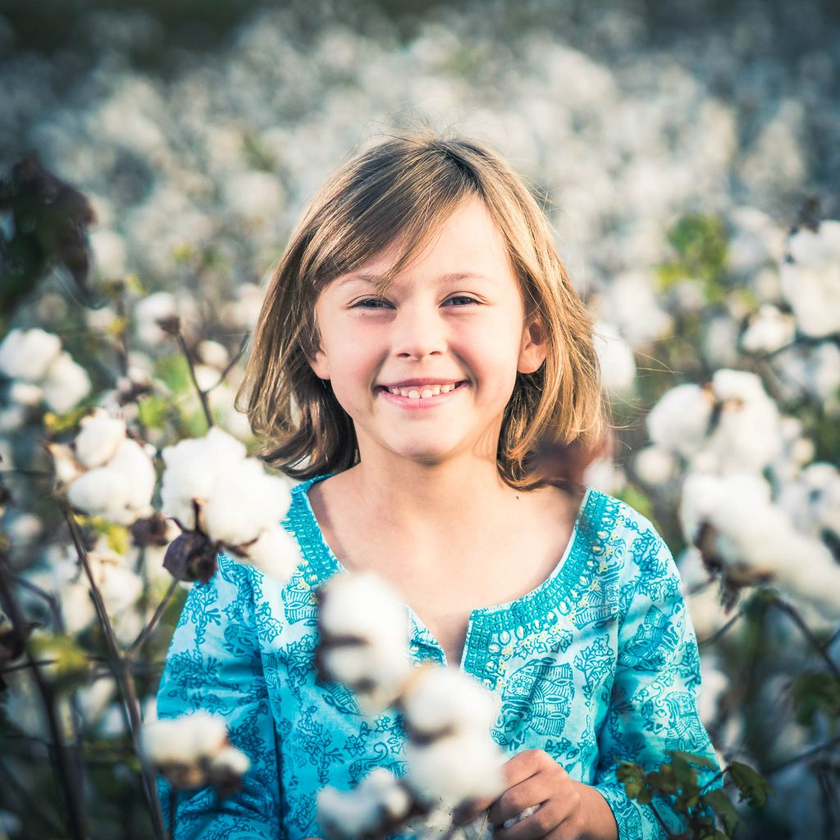
#> input picture img_6.png, 840 x 840 px, shrunk from 1024 x 1024 before the run
$ python testv3.py
#> lines starting #> are read from the running program, lines starting #| are printed output that depends on the picture; after the words box and inside, x2 and y2 are one past the last pixel; in counts of white or black regions, pixels touching at a corner belong together
import cv2
import numpy as np

face_cascade = cv2.CascadeClassifier('haarcascade_frontalface_default.xml')
eye_cascade = cv2.CascadeClassifier('haarcascade_eye.xml')

test_cases = ['img_6.png', 'example.jpg', 'face.jpg']

img = cv2.imread(test_cases[0])
#> img is the input picture: shape (840, 840, 3); mean B, G, R 146.1, 152.7, 140.6

gray = cv2.cvtColor(img, cv2.COLOR_BGR2GRAY)
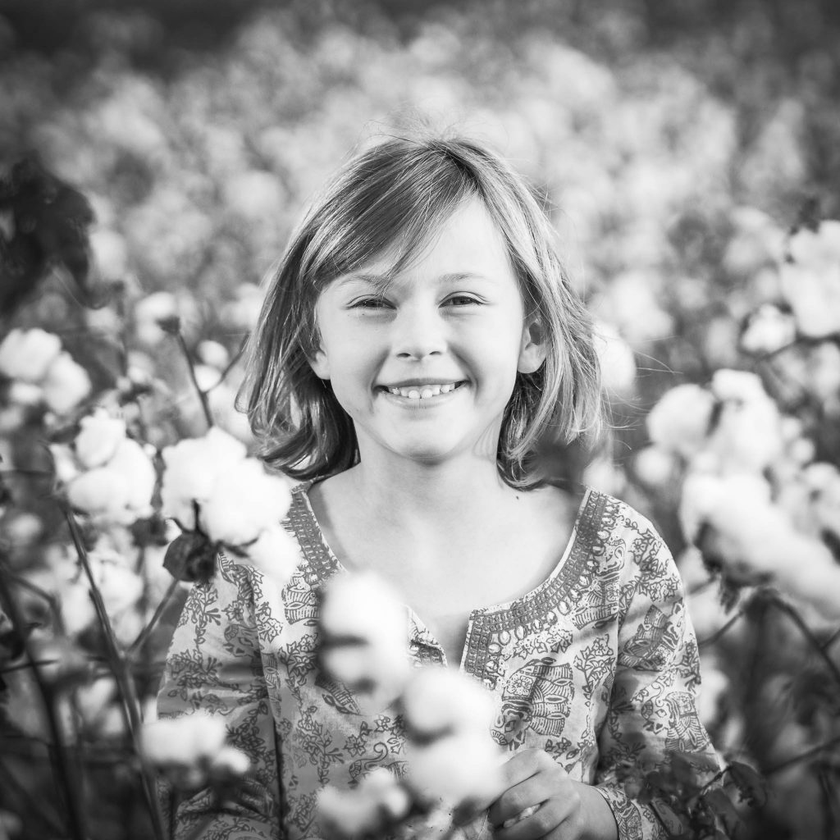
#> gray: shape (840, 840); min 5, max 254, mean 148.3

faces = face_cascade.detectMultiScale(gray, 1.3, 5)
#> faces = [[294, 204, 242, 242]]

print(len(faces))
#| 1

i = 0
for (x,y,w,h) in faces:
	cv2.rectangle(img, (x, y), (x+w, y+h), (255,0,0), 2)
	i = i + 1
	cv2.putText(img, ('Face_%03d' % i), (x, y - 10), cv2.FONT_HERSHEY_SIMPLEX, 0.6, (0,0,255), 1, cv2.LINE_AA)
	roi_gray = gray[y:y+h, x:x+w]
	roi_color = img[y:y+h, x:x+w]
	eyes = eye_cascade.detectMultiScale(roi_gray)
	for (ex,ey,ew,eh) in eyes:
		cv2.rectangle(roi_color, (ex, ey), (ex+ew, ey+eh), (0, 255, 0), 2)
#> this loop made 1 pass
#> (x, y, w, h, i) on pass 1: (294, 204, 242, 242, 1)
#> pass 1, `roi_gray = gray[y:y+h, x:x+w]`:
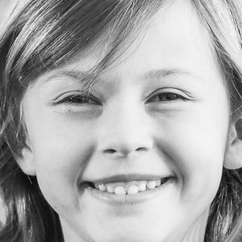
#> roi_gray: shape (242, 242); min 6, max 249, mean 169
#> pass 1, `roi_color = img[y:y+h, x:x+w]`:
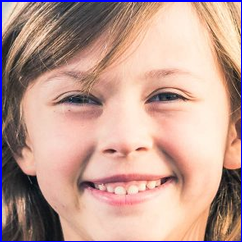
#> roi_color: shape (242, 242, 3); mean B, G, R 146.6, 157, 192.5
#> after the loop:
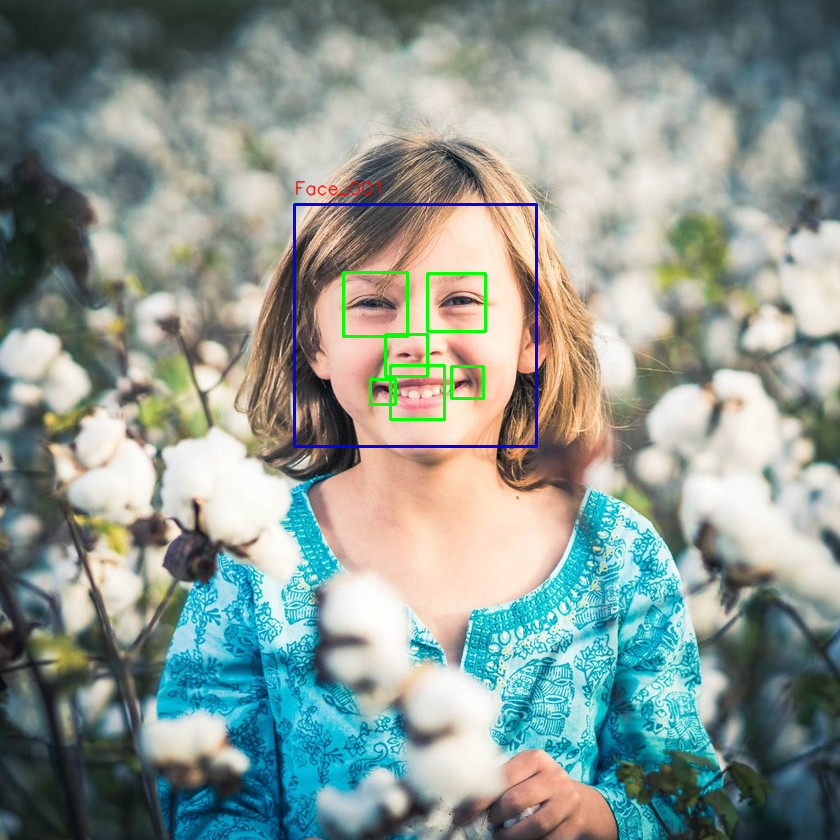
#> img: shape (840, 840, 3); 0.95% of pixels changed, all inside (x1, y1, x2, y2) = (293, 180, 538, 448)
#> after the loop:
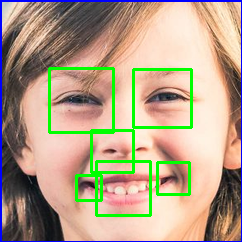
#> roi_color: shape (242, 242, 3); 5.47% of pixels changed, all inside (x1, y1, x2, y2) = (48, 67, 193, 217)
#> after the loop, i = 1

cv2.imshow('img', img)
cv2.waitKey(0)
cv2.imwrite('test-result.jpg', img)
cv2.destroyAllWindows()

$ run again, with img_1.png copied over img_6.png
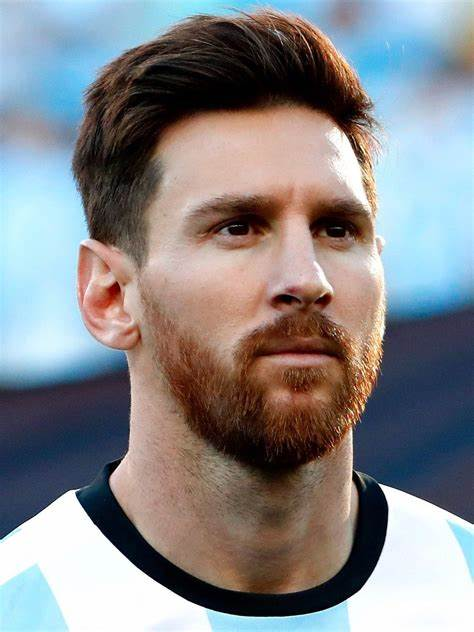
#> input picture img_1.png, 474 x 632 px
#> img is the input picture: shape (632, 474, 3); mean B, G, R 137.7, 135, 135
#> `gray = cv2.cvtColor(img, cv2.COLOR_BGR2GRAY)`:
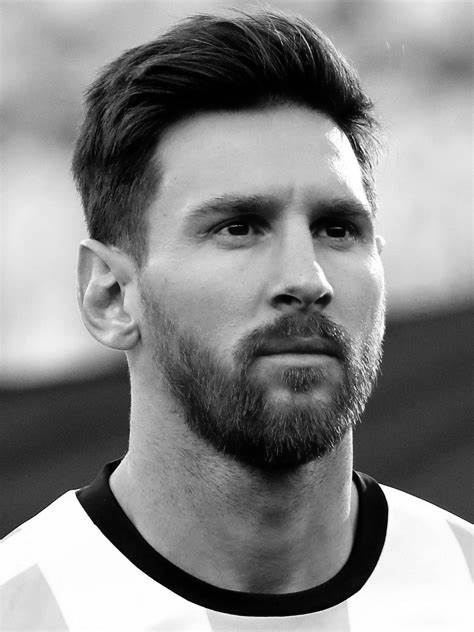
#> gray: shape (632, 474); min 0, max 255, mean 135.3
#> faces = [[131, 104, 311, 311]]
#| 1
#> the loop `for (x,y,w,h) in faces:` made 1 pass
#> (x, y, w, h, i, eyes) on pass 1: (131, 104, 311, 311, 1, [[65, 88, 71, 71], [174, 96, 60, 60], [122, 71, 97, 97]])
#> after the loop `for (x,y,w,h) in faces:`:
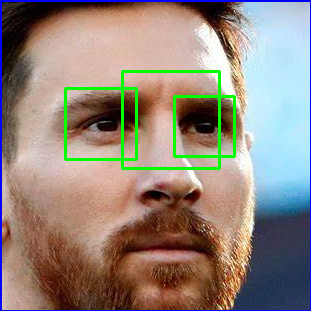
#> roi_color: shape (311, 311, 3); mean B, G, R 123.5, 133.9, 146.6
#> after the loop `for (x,y,w,h) in faces:`: i = 1

$ run again, with img_2.png copied over img_6.png
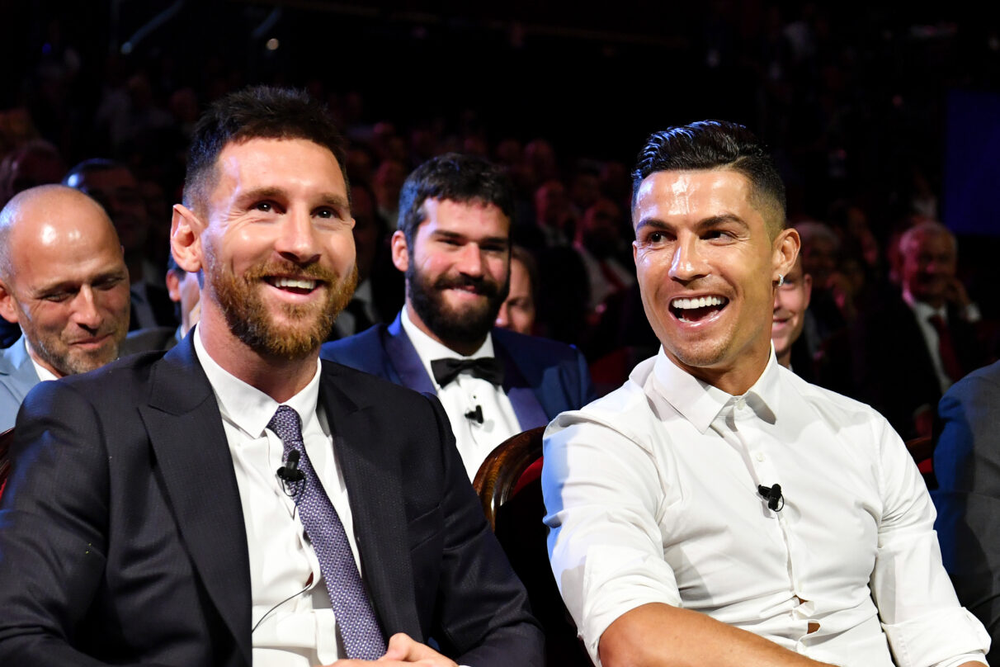
#> input picture img_2.png, 1000 x 667 px, shrunk from 1212 x 808 before the run
#> img is the input picture: shape (667, 1000, 3); mean B, G, R 74, 74.3, 85.7
#> faces = [[413, 200, 113, 113], [25, 239, 127, 127], [600, 161, 187, 187], [199, 135, 190, 190]]
#| 4
#> the loop `for (x,y,w,h) in faces:` made 4 passes
#> after the loop `for (x,y,w,h) in faces:`:
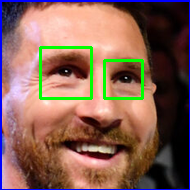
#> roi_color: shape (190, 190, 3); mean B, G, R 86.4, 98.9, 134.1
#> after the loop `for (x,y,w,h) in faces:`:
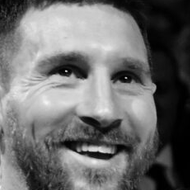
#> roi_gray: shape (190, 190); min 0, max 243, mean 109.9
#> after the loop `for (x,y,w,h) in faces:`: i = 4

$ run again, with img_4.png copied over img_6.png
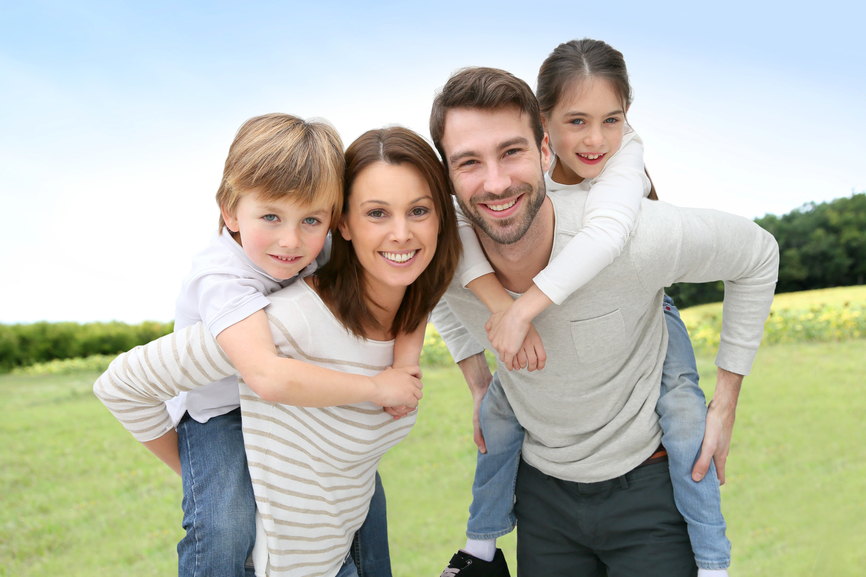
#> input picture img_4.png, 866 x 577 px
#> img is the input picture: shape (577, 866, 3); mean B, G, R 173.7, 187.3, 185.1
#> `gray = cv2.cvtColor(img, cv2.COLOR_BGR2GRAY)`:
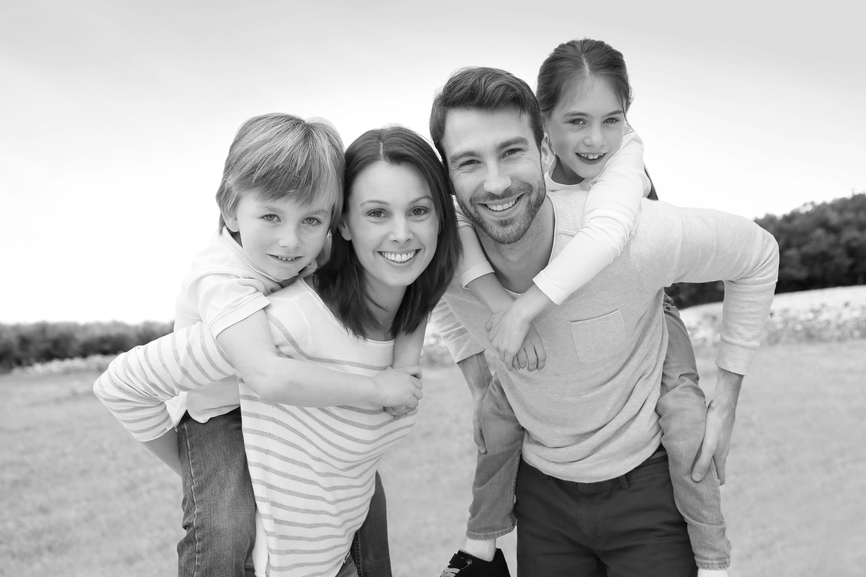
#> gray: shape (577, 866); min 1, max 255, mean 185.1
#> faces = [[544, 83, 96, 96], [431, 111, 120, 120], [338, 171, 110, 110], [239, 183, 97, 97]]
#| 4
#> the loop `for (x,y,w,h) in faces:` made 4 passes
#> (x, y, w, h, eyes) on passes 1 to 4: (544, 83, 96, 96, [[54, 26, 24, 24], [19, 25, 28, 28]]), (431, 111, 120, 120, [[64, 28, 29, 29]]), (338, 171, 110, 110, [[66, 27, 27, 27], [23, 27, 31, 31]]), (239, 183, 97, 97, [[15, 18, 33, 33], [58, 26, 26, 26]])
#> after the loop `for (x,y,w,h) in faces:`:
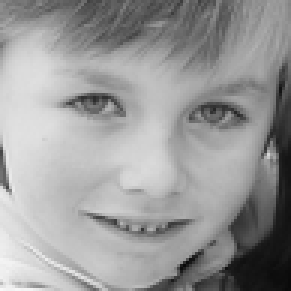
#> roi_gray: shape (97, 97) (shown 3 times larger); min 9, max 248, mean 153.7
#> after the loop `for (x,y,w,h) in faces:`: i = 4
